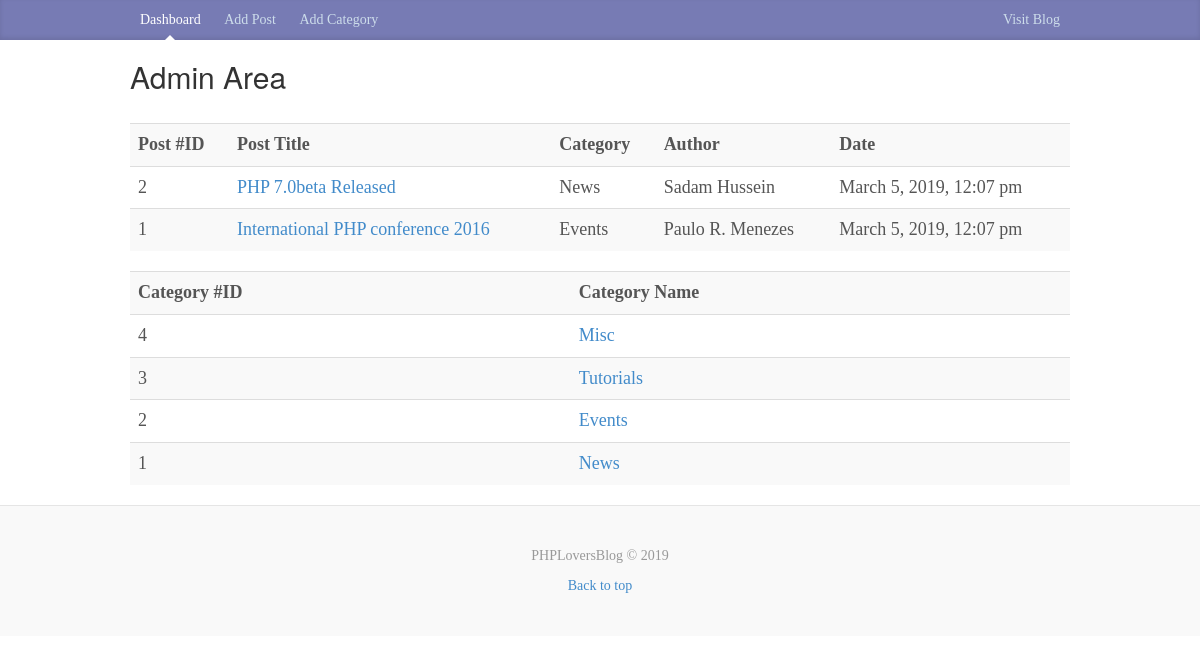
The app's page /admin/index.php with its own data.
### tables this page shows
CREATE TABLE `posts` (
  `id` int(11) NOT NULL,
  `category` int(11) NOT NULL,
  `title` varchar(255) NOT NULL,
  `body` text NOT NULL,
  `author` varchar(255) NOT NULL,
  `tags` varchar(255) NOT NULL,
  `date` timestamp NOT NULL DEFAULT CURRENT_TIMESTAMP
);

CREATE TABLE `categories` (
  `id` int(11) NOT NULL,
  `name` varchar(255) NOT NULL
);

### libraries/Database.php (called while the page is built, shortened)
<?php
class Database {
    public $host = DB_HOST;
    public $user = DB_USER;
    public $pass = DB_PASS;
    public $dbName = DB_NAME;
    public $link;
    private function connect()
    {
        $this->link=new mysqli($this->host,$this->user,$this->pass,$this->dbName);
    }
    public function select($query)
    {
        $result=$this->link->query($query) or die($this->link->error.__LINE);
        if($result->num_rows > 0){
            return $result;
        } else {
            return false;
        }
    }
}

### helpers/format_helper.php (called while the page is built, shortened)
<?php
function formatDate($date) {
    return date('F j, Y, g:i a', strtotime($date));
}

### admin/index.php (the view)
<?php include './includes/header.php'; ?>
<?php
$db = new Database();
$query = "SELECT posts.*, categories.name FROM posts INNER JOIN categories ON posts.category = categories.id ORDER BY posts.title DESC";
$posts = $db->select($query);
$query = "SELECT * FROM categories ORDER BY id DESC";
$categories = $db->select($query);
?>
<table class="table table-striped">
    <tr>
        <th>Post #ID</th>
        <th>Post Title</th>
        <th>Category</th>
        <th>Author</th>
        <th>Date</th>
    </tr>
    <?php while ($row = $posts->fetch_assoc()): ?>
        <tr>
            <td><?php echo $row['id']; ?></td>
            <td><a href="edit_post.php?id=<?php echo $row['id']; ?>">
                <?php echo $row['title']; ?></a>
            </td>
            <td><?php echo $row['name']; ?></td>
            <td><?php echo $row['author']; ?></td>
            <td><?php echo formatDate($row['date']); ?></td>
        </tr>
    <?php endwhile; ?>
</table>
<table class="table table-striped">
    <tr>
        <th>Category #ID</th>
        <th>Category Name</th>
    </tr>
    <?php while($row = $categories->fetch_assoc()): ?>
    <tr>
        <td><?php echo $row['id']; ?></td>
        <td><a href="edit_category.php?id=<?php echo $row['id']; ?>"><?php echo $row['name']; ?></a></td>
    </tr>
    <?php endwhile; ?>
</table>
<?php
include './includes/footer.php';

### admin/includes/header.php (shortened to what this page needs)
<?php include '../libraries/Database.php'; ?>
<?php include '../helpers/format_helper.php'; ?>
<!DOCTYPE html>
<html lang="en">
    <head>
        <link href="../css/bootstrap.css" rel="stylesheet">
        <link href="../css/custom.css" rel="stylesheet">
    </head>
    <body>
        <div class="blog-masthead">
            <div class="container">
                <nav class="blog-nav">
                    <a class="blog-nav-item active" href="index.php">Dashboard</a>
                    <a class="blog-nav-item" href="add_post.php">Add Post</a>
                    <a class="blog-nav-item" href="add_category.php">Add Category</a>
                    <a class="blog-nav-item pull-right" href="../index.php">Visit Blog</a>
                </nav>
            </div>
        </div>
        <div class="container">
            <div class="blog-header">
                <h2>Admin Area</h2>
            </div>
            <div class="row">
                <div class="col-sm-12 blog-main">

### admin/includes/footer.php (shortened to what this page needs)
</div>
</div>
</div>
<footer class="blog-footer">
    <p>PHPLoversBlog &copy; <?php echo date('Y'); ?></p>
    <p>
        <a href="#">Back to top</a>
    </p>
</footer>
</body>
</html>

### css/custom.css (style rules this page uses)
body { font-family: Georgia, "Times New Roman", Times, serif; color: #555; }
h1, .h1, h2, .h2, h3, .h3, h4, .h4, h5, .h5, h6, .h6 { margin-top: 0; font-family: "Helvetica Neue", Helvetica, Arial, sans-serif; font-weight: normal; color: #333; }
@media (min-width: 1200px) { .container { width: 970px; } }
.blog-masthead { background-color: #777bb4; -webkit-box-shadow: inset 0 -2px 5px rgba(0,0,0,.1); box-shadow: inset 0 -2px 5px rgba(0,0,0,.1); }
.blog-nav-item { position: relative; display: inline-block; padding: 10px; font-weight: 500; color: #cdddeb; }
.blog-nav .active { color: #fff; }
.blog-nav .active:after { position: absolute; bottom: 0; left: 50%; width: 0; height: 0; margin-left: -5px; vertical-align: middle; content: " "; border-right: 5px solid transparent; border-bottom: 5px solid; border-left: 5px solid transparent; }
.blog-header { padding-top: 20px; padding-bottom: 20px; }
.blog-main { font-size: 18px; line-height: 1.5; }
.blog-footer { padding: 40px 0; color: #999; text-align: center; background-color: #f9f9f9; border-top: 1px solid #e5e5e5; }
.blog-footer p:last-child { margin-bottom: 0; }

### records on screen
posts: id "2", title "PHP 7.0beta Released", categories.name "News", author "Sadam Hussein", date "March 5, 2019, 12:07 pm"
posts: id "1", title "International PHP conference 2016", categories.name "Events", author "Paulo R. Menezes", date "March 5, 2019, 12:07 pm"
categories: id "4", name "Misc"
categories: id "3", name "Tutorials"
categories: id "2", name "Events"
categories: id "1", name "News"
